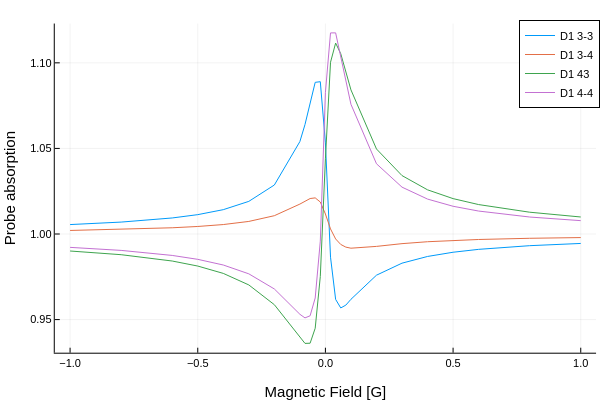

Here is the notebook cell this chart was saved with:
### Markdown cell above
## Comparison
Having calculated and plotted the absorption separately for each transition, we can now normalize them and plot them on one graph.

### Code cell
y33norm=y33./((y33[begin]+y33[end])/2.0)
y34norm=y34./((y34[begin]+y34[end])/2.0)
y43norm=y43./((y43[begin]+y43[end])/2.0)
y44norm=y44./((y44[begin]+y44[end])/2.0)
plot([x33 x34 x43 x44], [y33norm y34norm y43norm y44norm],xlabel="Magnetic Field [G]",ylabel="Probe absorption",label=["D1 3-3" "D1 3-4" "D1 43" "D1 4-4"])

### Figure 1 — Plotly figure (JSON) as saved in the notebook; plotly's stock layout.template omitted (floating-point values rounded to 4 significant figures)
{"data": [{"colorbar": {"len": 0.9143, "title": "", "x": 0.9934, "y": 0.533}, "legendgroup": "D1 3-3", "line": {"color": "rgba(0, 154, 250, 1.000)", "dash": "solid", "shape": "linear", "width": 1}, "mode": "lines", "name": "D1 3-3", "showlegend": true, "type": "scatter", "x": [-1, -0.8, -0.6, -0.5, -0.4, -0.3, -0.2, -0.1, -0.08, -0.06, -0.04, -0.02, 0, 0.02, 0.04, 0.06, 0.08, 0.1, 0.2, 0.3, 0.4, 0.5, 0.6, 0.8, 1], "xaxis": "x", "y": [1.006, 1.007, 1.009, 1.011, 1.014, 1.019, 1.029, 1.054, 1.064, 1.076, 1.089, 1.089, 1.053, 0.9864, 0.9618, 0.9568, 0.9585, 0.9618, 0.9759, 0.983, 0.9869, 0.9893, 0.991, 0.9932, 0.9945], "yaxis": "y"}, {"colorbar": {"len": 0.9143, "title": "", "x": 0.9934, "y": 0.533}, "legendgroup": "D1 3-4", "line": {"color": "rgba(227, 111, 71, 1.000)", "dash": "solid", "shape": "linear", "width": 1}, "mode": "lines", "name": "D1 3-4", "showlegend": true, "type": "scatter", "x": [-1, -0.8, -0.6, -0.5, -0.4, -0.3, -0.2, -0.1, -0.08, -0.06, -0.04, -0.02, 0, 0.02, 0.04, 0.06, 0.08, 0.1, 0.2, 0.3, 0.4, 0.5, 0.6, 0.8, 1], "xaxis": "x", "y": [1.002, 1.003, 1.004, 1.004, 1.006, 1.007, 1.011, 1.017, 1.019, 1.021, 1.021, 1.019, 1.012, 1.003, 0.9971, 0.9939, 0.9923, 0.9917, 0.9928, 0.9944, 0.9955, 0.9962, 0.9968, 0.9975, 0.9979], "yaxis": "y"}, {"colorbar": {"len": 0.9143, "title": "", "x": 0.9934, "y": 0.533}, "legendgroup": "D1 43", "line": {"color": "rgba(62, 164, 78, 1.000)", "dash": "solid", "shape": "linear", "width": 1}, "mode": "lines", "name": "D1 43", "showlegend": true, "type": "scatter", "x": [-1, -0.8, -0.6, -0.5, -0.4, -0.3, -0.2, -0.1, -0.08, -0.06, -0.04, -0.02, 0, 0.02, 0.04, 0.06, 0.08, 0.1, 0.2, 0.3, 0.4, 0.5, 0.6, 0.8, 1], "xaxis": "x", "y": [0.9901, 0.9879, 0.9842, 0.9813, 0.977, 0.9703, 0.9587, 0.9393, 0.9361, 0.9362, 0.9449, 0.9752, 1.044, 1.1, 1.112, 1.105, 1.095, 1.084, 1.05, 1.034, 1.026, 1.021, 1.017, 1.013, 1.01], "yaxis": "y"}, {"colorbar": {"len": 0.9143, "title": "", "x": 0.9934, "y": 0.533}, "legendgroup": "D1 4-4", "line": {"color": "rgba(195, 113, 210, 1.000)", "dash": "solid", "shape": "linear", "width": 1}, "mode": "lines", "name": "D1 4-4", "showlegend": true, "type": "scatter", "x": [-1, -0.8, -0.6, -0.5, -0.4, -0.3, -0.2, -0.1, -0.08, -0.06, -0.04, -0.02, 0, 0.02, 0.04, 0.06, 0.08, 0.1, 0.2, 0.3, 0.4, 0.5, 0.6, 0.8, 1], "xaxis": "x", "y": [0.9922, 0.9904, 0.9875, 0.9852, 0.9819, 0.9767, 0.9679, 0.9531, 0.951, 0.9522, 0.9626, 0.9958, 1.083, 1.117, 1.118, 1.104, 1.089, 1.076, 1.041, 1.027, 1.02, 1.016, 1.013, 1.01, 1.008], "yaxis": "y"}], "layout": {"annotations": [], "height": 400, "legend": {"bgcolor": "rgba(255, 255, 255, 1.000)", "bordercolor": "rgba(0, 0, 0, 1.000)", "borderwidth": 1, "font": {"color": "rgba(0, 0, 0, 1.000)", "family": "sans-serif", "size": 11}, "title": {"font": {"color": "rgba(0, 0, 0, 1.000)", "family": "sans-serif", "size": 15}, "text": ""}, "tracegroupgap": 0, "traceorder": "normal", "x": 1, "xanchor": "auto", "y": 1, "yanchor": "auto"}, "margin": {"b": 20, "l": 0, "r": 0, "t": 20}, "paper_bgcolor": "rgba(255, 255, 255, 1.000)", "plot_bgcolor": "rgba(255, 255, 255, 1.000)", "showlegend": true, "width": 600, "xaxis": {"anchor": "y", "domain": [0.09128, 0.9934], "gridcolor": "rgba(0, 0, 0, 0.100)", "gridwidth": 0.5, "linecolor": "rgba(0, 0, 0, 1.000)", "mirror": false, "range": [-1.06, 1.06], "showgrid": true, "showline": true, "showticklabels": true, "tickangle": 0, "tickcolor": "rgb(0, 0, 0)", "tickfont": {"color": "rgba(0, 0, 0, 1.000)", "family": "sans-serif", "size": 11}, "tickmode": "array", "ticks": "inside", "ticktext": ["−1.0", "−0.5", "0.0", "0.5", "1.0"], "tickvals": [-1, -0.5, 0, 0.5, 1], "title": "Magnetic Field [G]", "titlefont": {"color": "rgba(0, 0, 0, 1.000)", "family": "sans-serif", "size": 15}, "type": "-", "visible": true, "zeroline": false, "zerolinecolor": "rgba(0, 0, 0, 1.000)"}, "yaxis": {"anchor": "x", "domain": [0.07581, 0.9902], "gridcolor": "rgba(0, 0, 0, 0.100)", "gridwidth": 0.5, "linecolor": "rgba(0, 0, 0, 1.000)", "mirror": false, "range": [0.9306, 1.123], "showgrid": true, "showline": true, "showticklabels": true, "tickangle": 0, "tickcolor": "rgb(0, 0, 0)", "tickfont": {"color": "rgba(0, 0, 0, 1.000)", "family": "sans-serif", "size": 11}, "tickmode": "array", "ticks": "inside", "ticktext": ["0.95", "1.00", "1.05", "1.10"], "tickvals": [0.95, 1.0, 1.05, 1.1], "title": "Probe absorption", "titlefont": {"color": "rgba(0, 0, 0, 1.000)", "family": "sans-serif", "size": 15}, "type": "-", "visible": true, "zeroline": false, "zerolinecolor": "rgba(0, 0, 0, 1.000)"}}}
